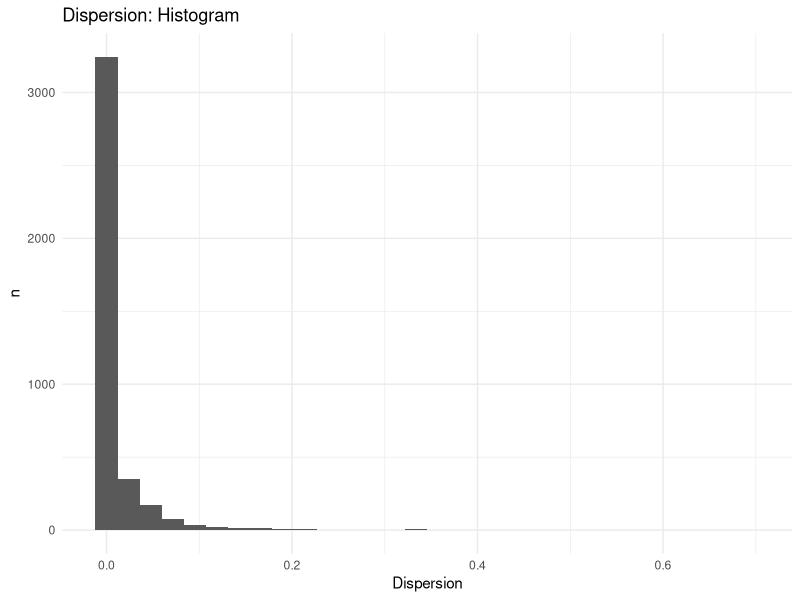
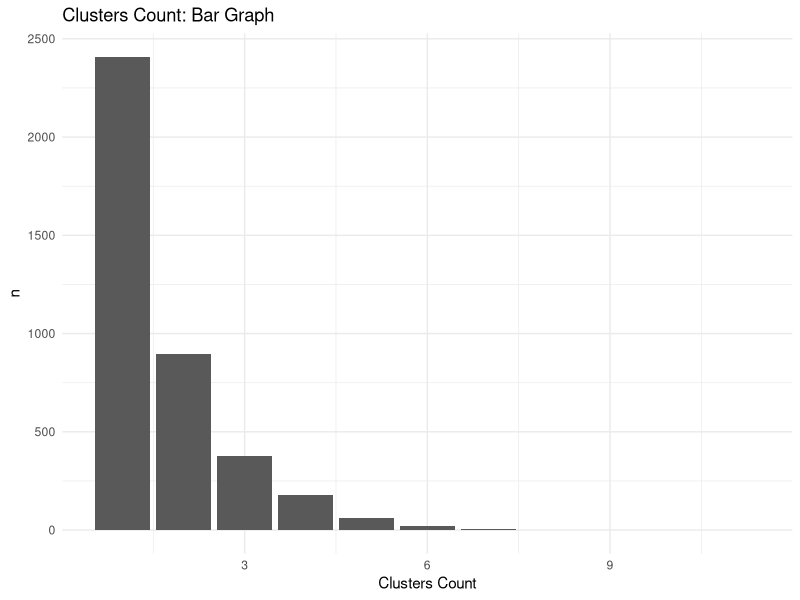
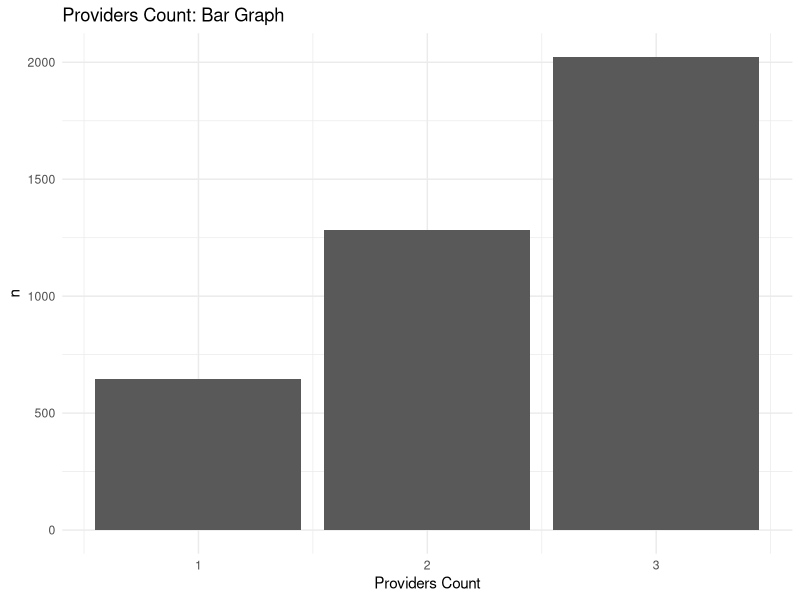
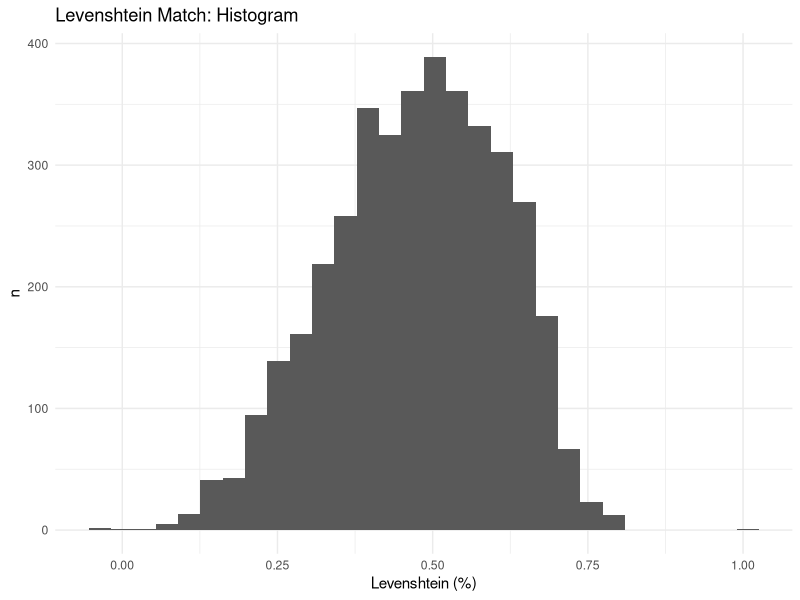
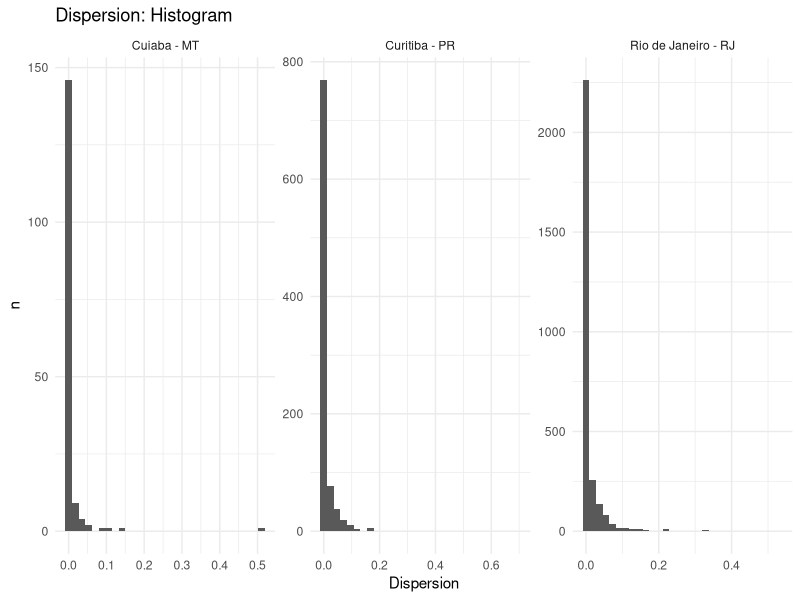
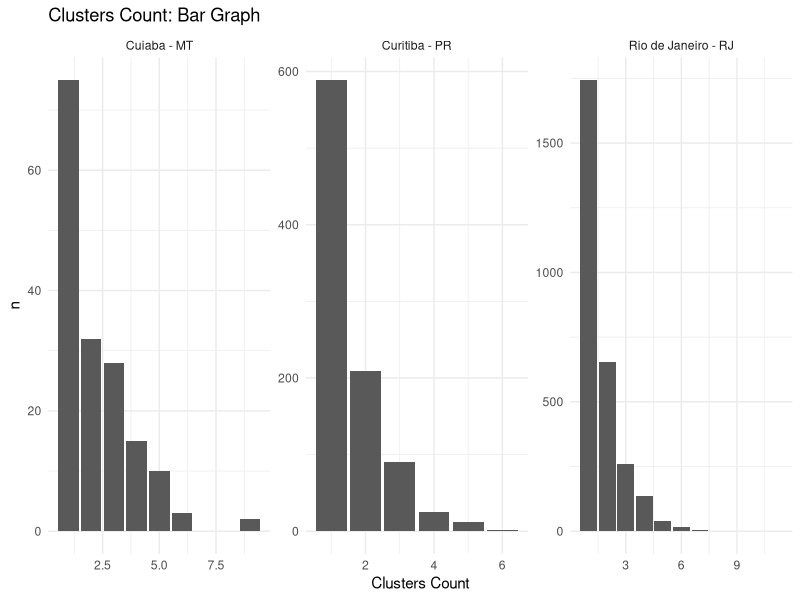
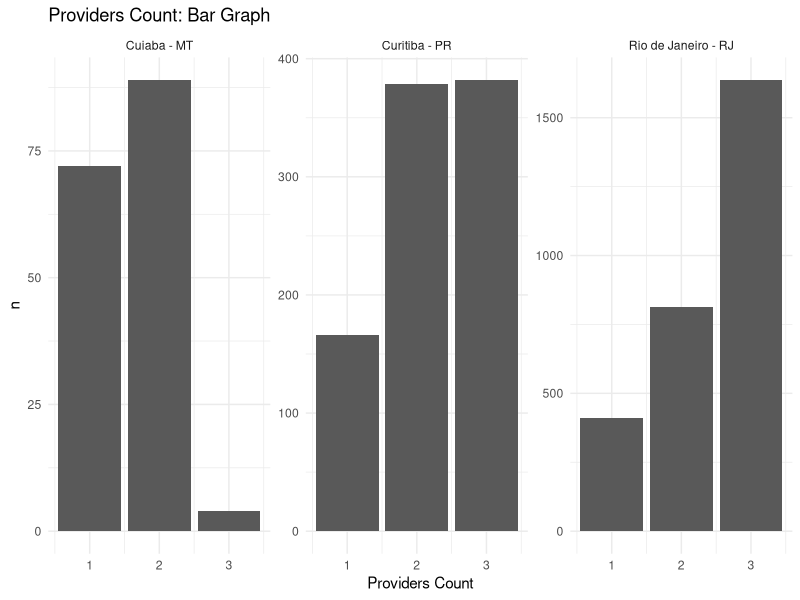
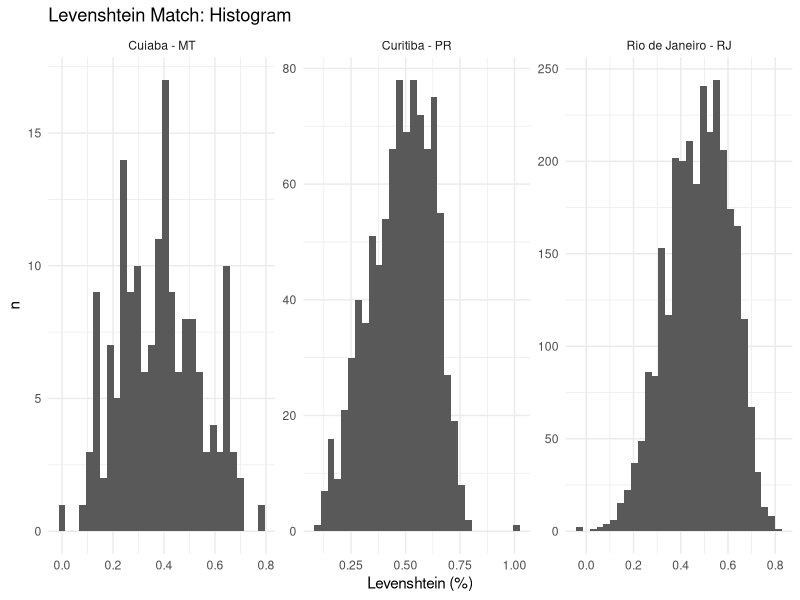

Source code (R) for these figures, in order:
## ---- chunk 1
knitr::opts_chunk$set(echo = FALSE,
                      warning = FALSE,
                      message = FALSE,
                      fig.align = "center",
                      fig.width = 6.0,
                      fig.height = 3.0)
## ---- chunk 2
library(tidyverse)
library(knitr)

curitiba <- read_csv("banco_curitiba.csv")
rjan_cuib <- read_csv("banco_riodejaneiro_cuiaba.csv")

dados <- curitiba %>% 
  bind_rows(rjan_cuib)

rm(curitiba, rjan_cuib)
## ---- chunk 3
dados %>% 
  ggplot(mapping = aes(x = dispersion)) +
  geom_histogram() +
  theme_minimal() +
  labs(x = "Dispersion",
       y = "n",
       title = "Dispersion: Histogram")
## ---- chunk 4
dados %>% 
  ggplot(mapping = aes(x = clusters_count)) +
  geom_bar()+
  theme_minimal()+
  labs(x = "Clusters Count",
       y = "n",
       title = "Clusters Count: Bar Graph")
## ---- chunk 5
dados %>% 
  ggplot(mapping = aes(x = providers_count)) +
  geom_bar()+
  theme_minimal()+
  labs(x = "Providers Count",
       y = "n",
       title = "Providers Count: Bar Graph")
## ---- chunk 6
dados %>% 
  ggplot(mapping = aes(x = levenshtein_match_street_name)) +
  geom_histogram()+
  theme_minimal() +
  labs(x = "Levenshtein (%)",
       y = "n",
       title = "Levenshtein Match: Histogram")
## ---- chunk 7
dados %>% 
  select(dispersion:levenshtein_match_street_name) %>% 
  map_df(summary) %>% 
  t() %>% 
  kable(col.names = c("Min.", "1st Qu.", "Median", "Mean", "3rd Qu.", "Max", "NA's"))
## ---- chunk 8
dados <- dados %>% 
  mutate(MR = case_when(SG_UF == "MT" ~ "Cuiaba - MT",
                        SG_UF == "PR" ~ "Curitiba - PR",
                        SG_UF == "RJ" ~ "Rio de Janeiro - RJ"))
## ---- chunk 9
dados %>% 
  ggplot(mapping = aes(x = dispersion)) +
  geom_histogram() +
  theme_minimal() +
  labs(x = "Dispersion",
       y = "n",
       title = "Dispersion: Histogram") +
  facet_wrap(~MR, scales = "free")
## ---- chunk 10
dados %>% 
  ggplot(mapping = aes(x = clusters_count)) +
  geom_bar()+
  theme_minimal()+
  labs(x = "Clusters Count",
       y = "n",
       title = "Clusters Count: Bar Graph") +
  facet_wrap(~MR, scales = "free")
## ---- chunk 11
dados %>% 
  ggplot(mapping = aes(x = providers_count)) +
  geom_bar()+
  theme_minimal()+
  labs(x = "Providers Count",
       y = "n",
       title = "Providers Count: Bar Graph") +
  facet_wrap(~MR, scales = "free")
## ---- chunk 12
dados %>% 
  ggplot(mapping = aes(x = levenshtein_match_street_name)) +
  geom_histogram()+
  theme_minimal() +
  labs(x = "Levenshtein (%)",
       y = "n",
       title = "Levenshtein Match: Histogram") +
  facet_wrap(~MR, scales = "free")
## ---- chunk 13
dados %>% 
  filter(MR == "Curitiba - PR") %>% 
  select(dispersion:levenshtein_match_street_name) %>% 
  map_df(summary) %>% 
  t() %>% 
  kable(col.names = c("Min.", "1st Qu.", "Median", "Mean", "3rd Qu.", "Max", "NA's"),
        caption = "Descriptive Statistics: Curitiba - PR")
## ---- chunk 14
dados %>% 
  filter(MR == "Cuiaba - MT") %>% 
  select(dispersion:levenshtein_match_street_name) %>% 
  map_df(summary) %>% 
  t() %>% 
  kable(col.names = c("Min.", "1st Qu.", "Median", "Mean", "3rd Qu.", "Max", "NA's"),
        caption = "Descriptive Statistics: Cuiaba - MT")
## ---- chunk 15
dados %>% 
  filter(MR == "Rio de Janeiro - RJ") %>% 
  select(dispersion:levenshtein_match_street_name) %>% 
  map_df(summary) %>% 
  t() %>% 
  kable(col.names = c("Min.", "1st Qu.", "Median", "Mean", "3rd Qu.", "Max", "NA's"),
        caption = "Descriptive Statistics: Curitiba - Rio de Janeiro - RJ")
